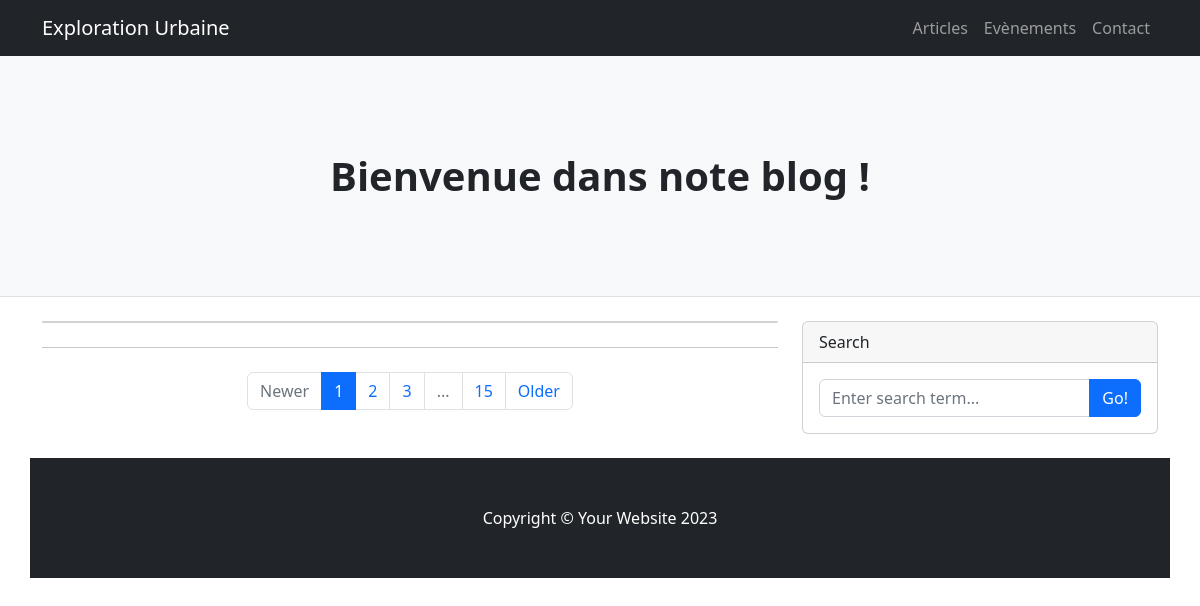
The app's page /posts/, older data.
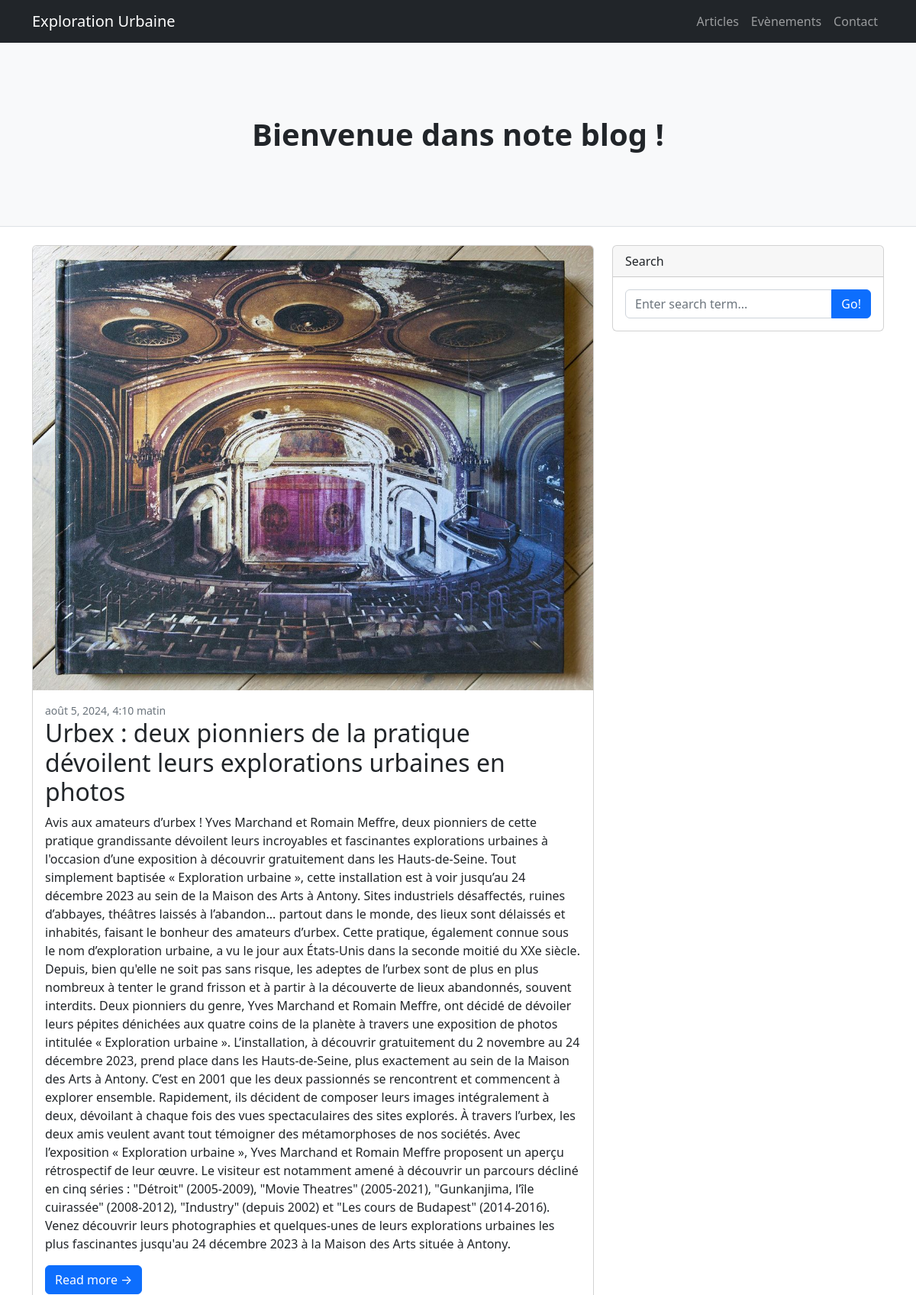
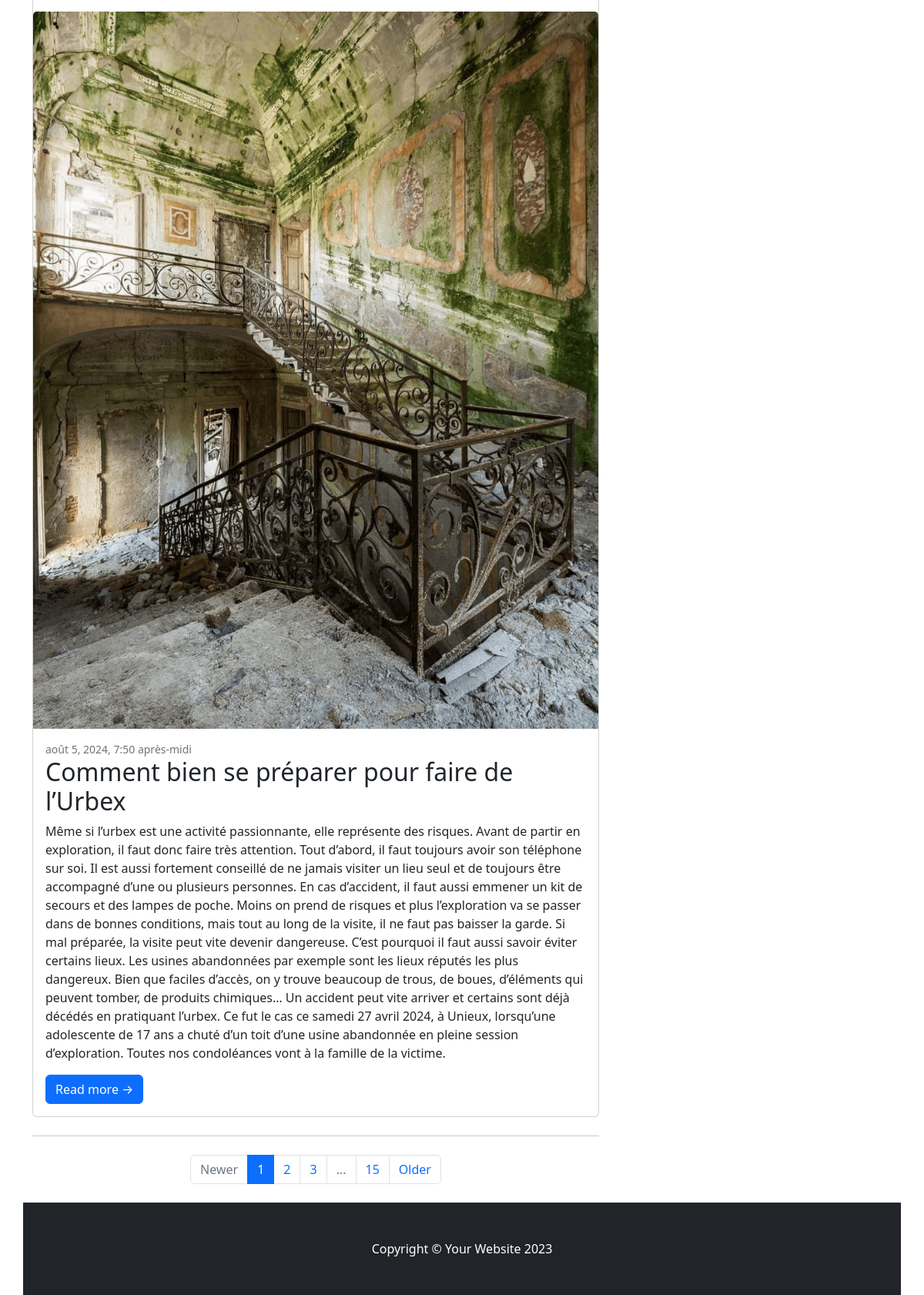
The same page, newer data (2 pictures, top to bottom).
### blog_app/models.py (models this page shows, shortened)
class Post(models.Model):
    title = models.CharField(max_length=200)
    content = models.TextField()
    published_date = models.DateTimeField(auto_now_add=True)
    image = models.ImageField(upload_to='posts/', null=False)

### blog_app/views.py (the view)
# urls.py: path('posts/', views.post, name="post"),
def post(request):
    posts = Post.objects.all()
    return render(request, 'posts.html', {'posts': posts})

### blog_app/templates/posts.html (shortened to what this page needs)
{% load static %}
<html lang="en">
    <head>
        <link href="{% static 'css/styles.css'%}" rel="stylesheet"/>
    </head>
    <body>
        <nav class="navbar navbar-expand-lg navbar-dark bg-dark">
            <div class="container">
                <a class="navbar-brand" href="/home/">Exploration Urbaine </a>
                <div class="collapse navbar-collapse" id="navbarSupportedContent">
                    <ul class="navbar-nav ms-auto mb-2 mb-lg-0">
                        <li class="nav-item"><a class="nav-link" href="/posts/">Articles</a></li>
                        <li class="nav-item"><a class="nav-link" href="/events/">Evènements</a></li>
                        <li class="nav-item"><a class="nav-link" href="/contact/">Contact</a></li>
                    </ul>
                </div>
            </div>
        </nav>
        <header class="py-5 bg-light border-bottom mb-4">
            <div class="container">
                <div class="text-center my-5">
                    <h1 class="fw-bolder">Bienvenue dans note blog !</h1>
                </div>
            </div>
        </header>
        <div class="container">
            <div class="row">
                <div class="col-lg-8">
                    <div class="card mb-4">
                        {% for post in posts %}
                        <a href="#!"><img class="card-img-top" src="{{ post.image.url }}" alt="{{ post.title }}"/></a>
                        <div class="card-body">
                            <div class="small text-muted">{{ post.published_date }}</div>
                            <h2 class="card-title">{{ post.title }}</h2>
                            <p class="card-text">{{ post.content }}</p>
                            <a class="btn btn-primary" href="#!">Read more →</a>
                        </div>
                        {% endfor %}
                    </div>
                    <nav aria-label="Pagination">
                        <hr class="my-0" />
                        <ul class="pagination justify-content-center my-4">
                            <li class="page-item disabled"><a class="page-link" href="#" tabindex="-1" aria-disabled="true">Newer</a></li>
                            <li class="page-item active" aria-current="page"><a class="page-link" href="#!">1</a></li>
                            <li class="page-item"><a class="page-link" href="#!">2</a></li>
                            <li class="page-item"><a class="page-link" href="#!">3</a></li>
                            <li class="page-item disabled"><a class="page-link" href="#!">...</a></li>
                            <li class="page-item"><a class="page-link" href="#!">15</a></li>
                            <li class="page-item"><a class="page-link" href="#!">Older</a></li>
                        </ul>
                    </nav>
                </div>
                <div class="col-lg-4">
                    <div class="card mb-4">
                        <div class="card-header">Search</div>
                        <div class="card-body">
                            <div class="input-group">
                                <input class="form-control" type="text" placeholder="Enter search term..." aria-label="Enter search term..." aria-describedby="button-search" />
                                <button class="btn btn-primary" id="button-search" type="button">Go!</button>
                            </div>
                        </div>
                    </div>
        </div>
        <footer class="py-5 bg-dark">
            <div class="container"><p class="m-0 text-center text-white">Copyright &copy; Your Website 2023</p></div>
        </footer>
    </body>
</html>

Row changes from the older to the newer data that the page shows:
added Post: image (picture), published_date "août 5, 2024, 4:10 matin", title "Urbex : deux pionniers de la pratique dévoilent leurs explorations urbaines en photos", content "Avis aux amateurs d’urbex ! Yves Marchand et Romain Meffre, deux pionniers de cette pratique grandissante dévoilent leurs incroyables et fascinantes explorations urbaines à l'occasion d’une exposition à découvrir gratuitement dans les Hauts-de-Seine. Tout simplement baptisée « Exploration urbaine », cette installation est à voir jusqu’au 24 décembre 2023 au sein de la Maison des Arts à Antony. Sites industriels désaffectés, ruines d’abbayes, théâtres laissés à l’abandon... partout dans le monde, des lieux sont délaissés et inhabités, faisant le bonheur des amateurs d’urbex. Cette pratique, également connue sous le nom d’exploration urbaine, a vu le jour aux États-Unis dans la seconde moitié…"
added Post: image (picture), published_date "août 5, 2024, 7:50 après-midi", title "Comment bien se préparer pour faire de l’Urbex", content "Même si l’urbex est une activité passionnante, elle représente des risques. Avant de partir en exploration, il faut donc faire très attention. Tout d’abord, il faut toujours avoir son téléphone sur soi. Il est aussi fortement conseillé de ne jamais visiter un lieu seul et de toujours être accompagné d’une ou plusieurs personnes. En cas d’accident, il faut aussi emmener un kit de secours et des lampes de poche. Moins on prend de risques et plus l’exploration va se passer dans de bonnes conditions, mais tout au long de la visite, il ne faut pas baisser la garde. Si mal préparée, la visite peut vite devenir dangereuse. C’est pourquoi il faut aussi savoir éviter certains lieux. Les usines…"
